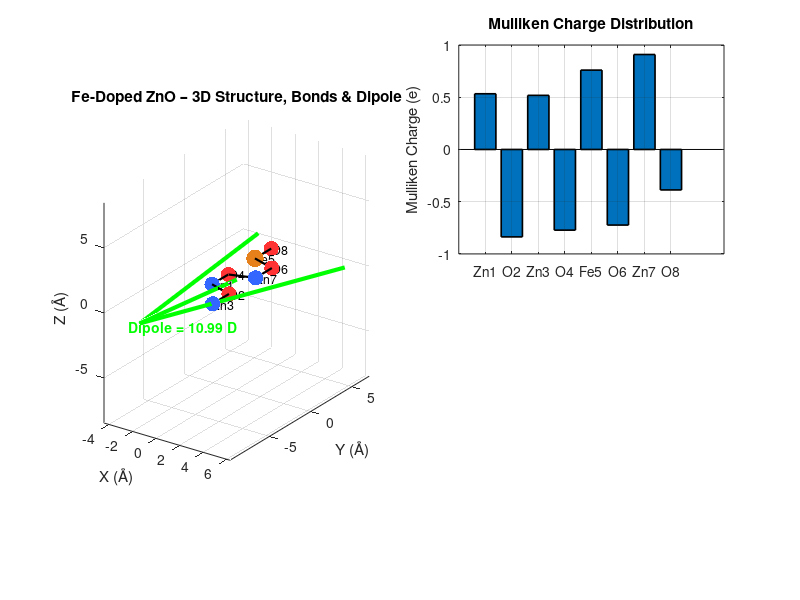

This figure's MATLAB source: (Note: this script raises an error after producing the figure.)
%% ============================================================
% Fe-Doped ZnO Cluster – Combined Electronic Structure Analysis
% Gaussian Output Based Visualization
% ============================================================

clear; clc; close all;

%% ---------------- ATOMIC STRUCTURE ----------------
atoms = {'Zn1','O2','Zn3','O4','Fe5','O6','Zn7','O8'};
Znum  = [30 8 30 8 26 8 30 8];

coords = [
 -0.963346  -1.622504   0.000000;
  0.912643  -2.252343   0.000000;
  0.912643  -4.225359   0.000000;
 -0.963346   0.350512   0.000000;
 -0.963346   3.583205   0.000000;
  0.912643   2.953366   0.000000;
  0.912643   0.980350   0.000000;
 -0.963346   5.556221   0.000000
];

%% ---------------- MULLIKEN CHARGES ----------------
charges = [ ...
  0.533170
 -0.836745
  0.517950
 -0.772180
  0.759643
 -0.723586
  0.908983
 -0.387235
];

%% ---------------- HOMO–LUMO DATA ----------------
HOMO = -0.21755;   % Hartree
LUMO = -0.12631;   % Hartree
gap_eV = (LUMO - HOMO) * 27.2114;

%% ---------------- DIPOLE MOMENT ----------------
dipole = [-1.5465  -10.8824  0.0];  % Debye

%% ============================================================
% COMBINED FIGURE
% ============================================================
figure('Color','w','Position',[100 100 1400 900]);

%% ============================================================
% SUBPLOT 1: 3D STRUCTURE + BONDS + DIPOLE
% ============================================================
subplot(2,2,[1 3]);
hold on; axis equal; grid on;

colZn = [0.2 0.4 1];
colO  = [1 0.2 0.2];
colFe = [0.9 0.5 0.1];

for i = 1:length(Znum)
    if Znum(i) == 30
        scatter3(coords(i,1),coords(i,2),coords(i,3),120,colZn,'filled');
    elseif Znum(i) == 8
        scatter3(coords(i,1),coords(i,2),coords(i,3),120,colO,'filled');
    else
        scatter3(coords(i,1),coords(i,2),coords(i,3),160,colFe,'filled');
    end
    text(coords(i,1),coords(i,2),coords(i,3),atoms{i},'FontSize',9);
end

% Bonds
for i = 1:8
    for j = i+1:8
        if norm(coords(i,:) - coords(j,:)) < 2.2
            plot3([coords(i,1) coords(j,1)], ...
                  [coords(i,2) coords(j,2)], ...
                  [coords(i,3) coords(j,3)], 'k','LineWidth',1.6);
        end
    end
end

% Dipole vector
quiver3(0,0,0,dipole(1),dipole(2),dipole(3),...
        'LineWidth',3,'Color','g','MaxHeadSize',1);
text(dipole(1),dipole(2),dipole(3), ...
     sprintf('Dipole = %.2f D',norm(dipole)),...
     'Color','g','FontWeight','bold');

xlabel('X (Å)'); ylabel('Y (Å)'); zlabel('Z (Å)');
title('Fe-Doped ZnO – 3D Structure, Bonds & Dipole','FontWeight','bold');
view(35,25);
lighting gouraud; camlight headlight;
hold off;

%% ============================================================
% SUBPLOT 2: MULLIKEN CHARGE DISTRIBUTION
% ============================================================
subplot(2,2,2);
bar(charges,'LineWidth',1.2);
colormap([0 0.3 0.9; 0.9 0 0]);
grid on;

xticks(1:8); xticklabels(atoms);
ylabel('Mulliken Charge (e)');
title('Mulliken Charge Distribution','FontWeight','bold');
yline(0,'k--');

%% ============================================================
% SUBPLOT 3: HOMO–LUMO ENERGY LEVELS
% ============================================================
subplot(2,2,4);
hold on;

plot([0 1],[HOMO HOMO],'b','LineWidth',4);
plot([0 1],[LUMO LUMO],'r','LineWidth',4);

text(1.05,HOMO,'HOMO','Color','b','FontWeight','bold');
text(1.05,LUMO,'LUMO','Color','r','FontWeight','bold');

text(0.2,(HOMO+LUMO)/2, ...
     sprintf('Gap = %.2f eV',gap_eV),...
     'FontSize',12,'FontWeight','bold');

xlim([-0.2 1.6]);
ylim([HOMO-0.05 LUMO+0.05]);
ylabel('Energy (Hartree)');
set(gca,'XTick',[]);
grid on;
title('HOMO–LUMO Energy Levels','FontWeight','bold');
hold off;

%% ============================================================
disp('✔ Combined Fe-Doped ZnO Electronic Structure Visualization Complete');
